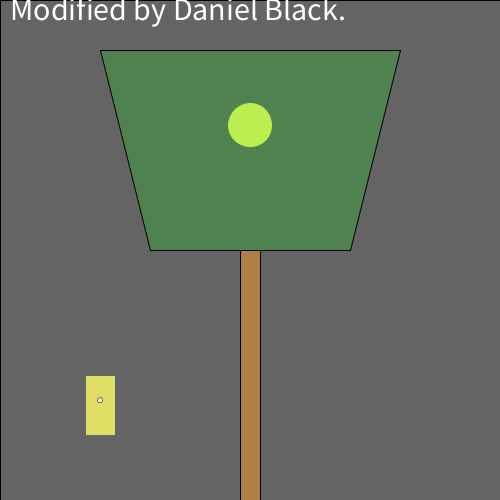
Frame 1 (no input)
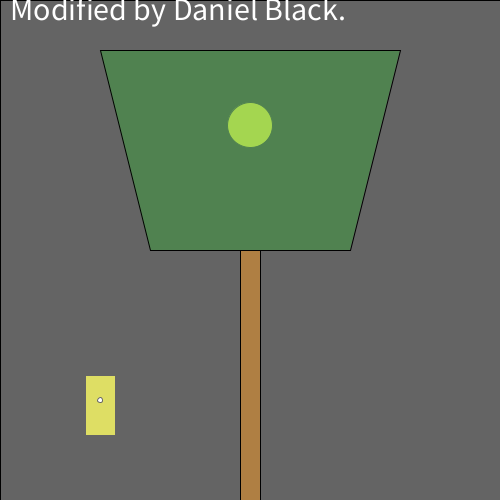
Frame 60 (the mouse pressed at the canvas centre just before this capture)
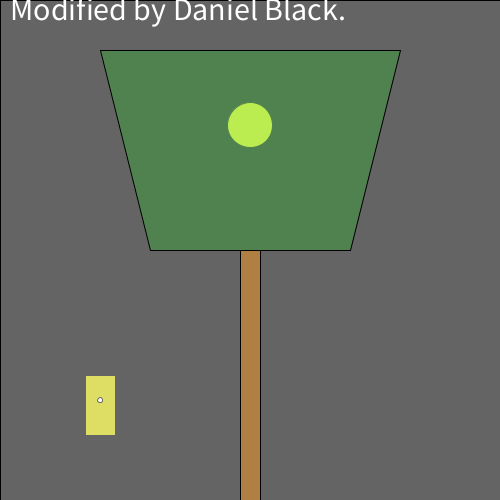
Frame 120 (the mouse held since frame 60 and released just before this capture)

The Processing sketch that drew these frames (run headless with seeded random() and noise(); from frame 60 on, the mouse is pressed at the canvas centre):

// Processing sketch: processing_109428
// ── processing_109428.pde

/*
  Norm Krumpe
  September 22, 2012
  Models a light that is triggered by motion (in this case, motion
  of the mouse).  The light also has a timer.  So, motion turns on the
  light, but a certain amount of time passing with no motion will
  cause the light to turn off again.
*/

// How close you need to get to the
// light sensor in order to turn on
// the light.  Higher values make it
// easier to trigger the light.  Distance
// is measured in pixels.
final int TRIGGER_DISTANCE = 50;

// The location of the sensor:
final int SWITCH_CENTER_X = 100;
final int SWITCH_CENTER_Y = 400;

// seconds until light shuts off automatically when there is no motion
final float SECONDS_UNTIL_AUTO_SHUTOFF = 10; 

// Light will initially be on because of this next value.
// Want the light off initially?  
// Set this to something less than SECONDS_UNTIL_AUTO_SHUTOFF
float timeOfLastTrigger = 0; 
boolean revealTriggerRegion = false;

// Just choose a window size
void setup() {
  size(500, 500);
}

// Each time the mouse moves, check to see
// if it triggered the motion sensor
void mouseMoved() {
  if (motionSensorWasTriggered()) {
    timeOfLastTrigger = millis()/1000.0;
  }
}

// When a key is pressed, toggle the "cheat" that
// reveals the motion sensor's trigger region.
void keyPressed() {
  revealTriggerRegion = !revealTriggerRegion;
}

// Draw the various parts of the scene
void draw() {
  background(0);

  drawLightSwitch();
  drawLamp();  
  drawTriggerRegion();
}

// Draws all components of the lamp
void drawLamp() {
  drawLight();
  fill(0, 255, 0, 50);
  quad(100, 50, 400, 50, 350, 250, 150, 250);
  fill(175, 127, 67);
  rect(240, 250, 20, 250);
}

// How the light gets drawn depends on whether
// the lightbulb is lit.
void drawLight() {

  if (secondsSinceLastTrigger() < SECONDS_UNTIL_AUTO_SHUTOFF) {
    // If the light is on:
    int strength = (int)random(156, 256);
    fill(strength, strength, 0);
    ellipse(250, 125, 45, 45);
    fill(255, 100);
    rect(0, 0, width, height);
  }

  else {
    // Light is off:
    fill(10, 10, 0);
    ellipse(250, 125, 45, 45);
  }
}

// Draw the light switch/sensor
void drawLightSwitch() {
  fill(200, 200, 0);
  rect(SWITCH_CENTER_X - 15, SWITCH_CENTER_Y - 25, 30, 60);
  fill(255);
  ellipse(SWITCH_CENTER_X, SWITCH_CENTER_Y, 5, 5);
}

// Return true if the mouse triggered the sensor
boolean motionSensorWasTriggered() {
  return distanceFromLightSwitch() < TRIGGER_DISTANCE;
}

// Compute the distance between the mouse and the sensor
float distanceFromLightSwitch() {  
  return dist(mouseX, mouseY, SWITCH_CENTER_X, SWITCH_CENTER_Y);
}

// Determine how long it has been since the motion sensor
// was last turned on.
float secondsSinceLastTrigger() {
  return millis()/1000.0 - timeOfLastTrigger;
}

// Show a "cheat" region so that you know where the mouse
// needs to go in order to trigger the light sensor
void drawTriggerRegion() {
  if (revealTriggerRegion) {
    fill(255, 25);
    ellipse(SWITCH_CENTER_X, SWITCH_CENTER_Y, 
    TRIGGER_DISTANCE * 2, TRIGGER_DISTANCE * 2);
  }

// Adding tweaking attribution.
textSize(32);
fill(255, 255, 255);
text("Modified by Daniel Black.", 10, 20);
}
